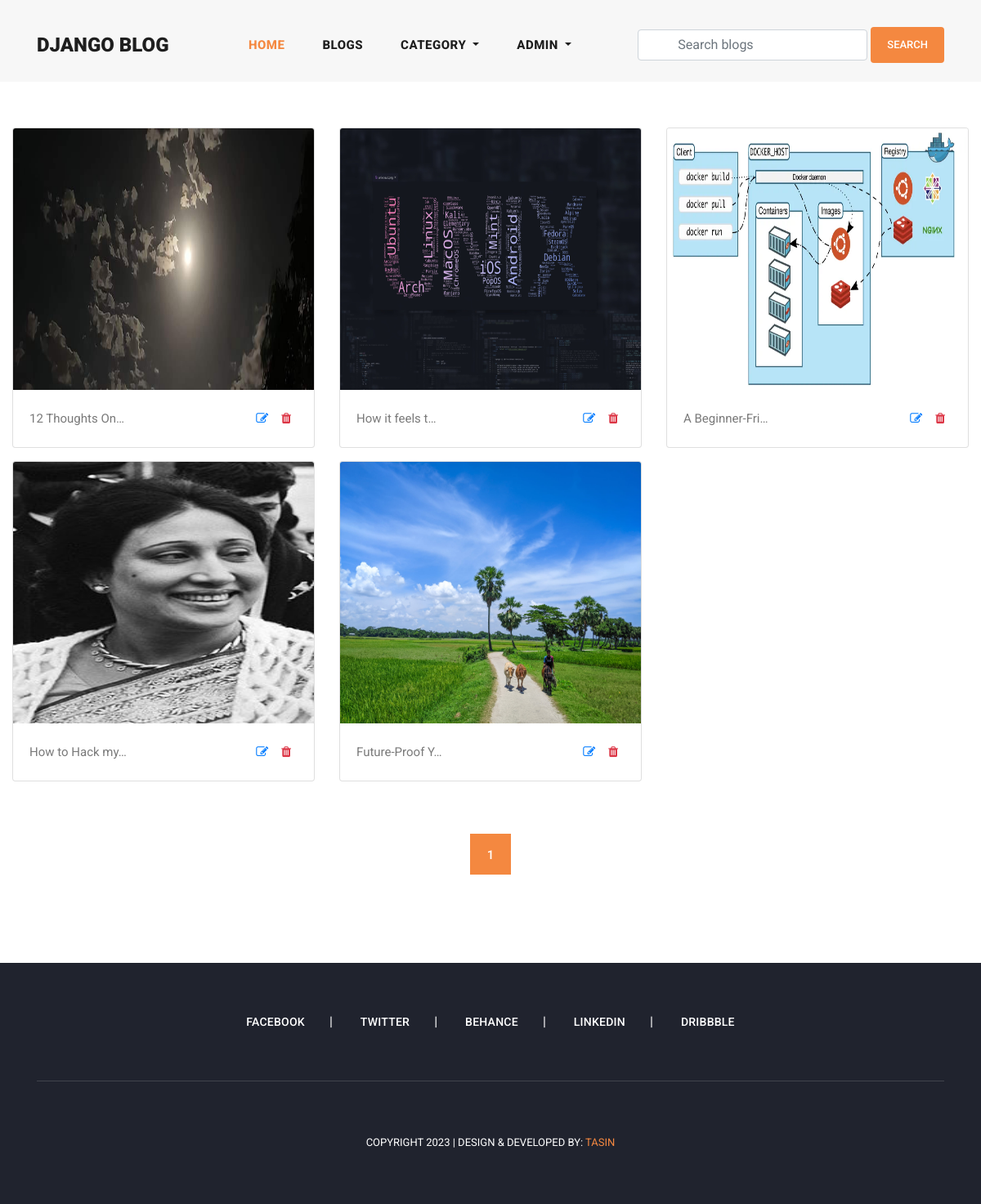
Page /my_blogs/ (signed in) on the committed database.
### user_profile/models.py (models this page shows, shortened)
class User(AbstractUser):
    email = models.EmailField(
        max_length=150,
        unique=True,
        error_messages={
            "unique": "The email must be unique"
        }
    )
    profile_image = models.ImageField(
        null=True,
        blank=True,
        upload_to="profile_images"
    )
    followers = models.ManyToManyField("Follow")
    REQUIRED_FIELDS = ["email"]
    objects = CustomUserManager()

### blog/models.py (models this page shows, shortened)
class Blog(models.Model):
    user = models.ForeignKey(
        User,
        related_name='user_blogs',
        on_delete=models.CASCADE
    )
    category = models.ForeignKey(
        Category,
        related_name='category_blogs',
        on_delete=models.CASCADE
    )
    tags = models.ManyToManyField(
        Tag,
        related_name='tag_blogs',
        blank=True
    )
    likes = models.ManyToManyField(
        User,
        related_name='user_likes',
        blank=True
    )
    title = models.CharField(
        max_length=250
    )
    slug = models.SlugField(null=True, blank=True)
    banner = models.ImageField(upload_to='blog_banners')
    description = RichTextField()
    created_date = models.DateField(auto_now_add=True)
    is_premium = models.BooleanField(default=False)

### blog/views.py (the view, shortened to what this page needs)
# urls.py: path('my_blogs/', my_blogs, name='my_blogs'),
@login_required(login_url='login')
def my_blogs(request):
    queryset = request.user.user_blogs.all()
    page = request.GET.get('page', 1)
    paginator = Paginator(queryset, 6)
    delete = request.GET.get('delete', None)
    try:
        blogs = paginator.page(page)
    except EmptyPage:
        blogs = paginator.page(1)
    except PageNotAnInteger:
        blogs = paginator.page(1)
        return redirect('blogs')
    context = {
        "blogs": blogs,
        "paginator": paginator
    }
    return render(request, 'my_blogs.html', context)

### blog/context_processors.py (called while the page is built)
def get_all_categories(request):
    categories = Category.objects.all()
    context = {
        "categories": categories
    }
    return context

### user_profile/context_processors.py (called while the page is built)
def user_notifications(request):
    context = {}
    if request.user.is_authenticated:
        notifications = Notificaiton.objects.filter(
            user=request.user
        ).order_by('-created_date')
        unseen = notifications.exclude(is_seen=True)
        context['notifications'] = notifications
        context['unseen'] = unseen.count()
    return context

### templates/my_blogs.html (shortened to what this page needs)
{% extends 'base.html' %}
{% load static %}
{% block content %}
<section class="my-blogs">
    <div class="container-fluid">
        <div class="row py-5">
          {% for blog in blogs %}
            <div class="col-md-4 my-2">
                <div class="card">
                    <img class="card-img-top img-fluid" style="width: 100%; height: 320px;" src="{{blog.banner.url}}" alt="Card image cap">
                    <div class="card-body">
                      <p class="card-text d-flex flex-row">
                        {{blog.title|truncatechars:15}}
                        <a class="px-2 ml-auto" href="{% url 'update_blog' blog.slug %}">
                          <i class="fa fa-edit"></i>
                        </a>
                        <a class="px-2" href="?delete={{blog.pk}}">
                          <i class="fa fa-trash text-danger"></i>
                        </a>
                      </p>
                    </div>
                  </div>
            </div>
        {% endfor %}
        </div>
        <div class="row py-2 justify-content-center">
          <div class="col-md-8">
            {% include 'pagination.html' %}
          </div>
        </div>
    </div>
</section>
{% endblock content %}

### templates/header.html (shortened to what this page needs)
 <header class="">
    <nav class="navbar navbar-expand-lg">
      <div class="container">
        <a class="navbar-brand" href="{% url 'home' %}"><h2>Django Blog<em></em></h2></a>
        <div class="collapse navbar-collapse" id="navbarResponsive">
          <ul class="navbar-nav ml-auto">
            <li class="nav-item active">
              <a class="nav-link" href="{% url 'home' %}">Home
              </a>
            </li>
            <li class="nav-item">
              <a class="nav-link" href="{% url 'blogs' %}">Blogs</a>
            </li>
            <li class="nav-item dropdown">
              <a class="nav-link dropdown-toggle" href="#" id="navbarDropdown" role="button" data-toggle="dropdown" aria-haspopup="true" aria-expanded="false">
                Category
              </a>
            </li>
            {% if request.user.is_authenticated %}
            <li class="nav-item dropdown">
              <a class="nav-link dropdown-toggle" href="#" id="navbarDropdown" role="button" data-toggle="dropdown" aria-haspopup="true" aria-expanded="false">
                {{request.user.username}}
              </a>
            </li>
            {% else %}
            <li class="nav-item">
              <a class="nav-link" href="{% url 'login' %}">Login</a>
            </li>
            {% endif %}
          </ul>
          <form class="form-inline d-flex flex-nowrap my-2 ml-auto search-form" action="{% url 'search_blogs' %}" method="GET">
            <input class="form-control px-5" name="search" type="text" placeholder="Search blogs" required>
            <button class="btn btn-primary ml-1">Search</button>
          </form>
        </div>
      </div>
    </nav>
  </header>

### assets/css/templatemo-stand-blog.css (style rules this page uses)
body { font-family: 'Roboto', sans-serif; overflow-x: hidden; text-rendering: optimizeLegibility; -webkit-font-smoothing: antialiased; -moz-osx-font-smoothing: grayscale; }
p { margin-bottom: 0px; font-size: 15px; font-weight: 400; color: #7a7a7a; line-height: 30px; }
a { text-decoration: none!important; }
ul { padding: 0; margin: 0; list-style: none; }
h1,h2,h3,h4,h5,h6 { margin: 0px; }
header { z-index: 99999; width: 100%; height: 100px; background-color: #f7f7f7; -webkit-transition: all 0.3s ease-in-out 0s; -moz-transition: all 0.3s ease-in-out 0s; -o-transition: all 0.3s ease-in-out 0s; transition: all 0.3s ease-in-out 0s; }
header .navbar { padding: 25px 0px; }
.navbar .navbar-brand { float: left; margin-top: -12px; outline: none; }
.navbar .navbar-brand h2 { color: #1e1e1e; text-transform: uppercase; font-size: 24px; font-weight: 900; -webkit-transition: all .3s ease 0s; -moz-transition: all .3s ease 0s; -o-transition: all .3s ease 0s; transition: all .3s ease 0s; }
#navbarResponsive { z-index: 999; }
.navbar-collapse { text-align: center; }
.navbar .navbar-nav .nav-item { margin: 0px 15px; }
.navbar .navbar-nav a.nav-link { text-transform: capitalize; font-size: 15px; font-weight: 800; text-transform: uppercase; letter-spacing: 0.5px; color: #1e1e1e; transition: all 0.3s; }
.navbar .navbar-nav .nav-link:hover, .navbar .navbar-nav .active>.nav-link, .navbar .navbar-nav .nav-link.active, .navbar .navbar-nav .nav-link.show, .navbar .navbar-nav .show>.nav-link { color: #f48840; }

### assets/css/main.css (style rules this page uses)
.btn-primary { display: inline-block; background-color: #f48840; color: #fff; font-size: 13px; font-weight: 500; padding: 12px 20px; text-transform: uppercase; transition: all .3s; border: none; outline: none; }
input, textarea { text-transform: none !important; }

### rows in the picture
User: user.username "ADMIN"
Blog: banner (picture), title "12 Thoughts On…"
Blog: banner (picture), title "How it feels t…"
Blog: banner (picture), title "A Beginner-Fri…"
Blog: banner (picture), title "How to Hack my…"
Blog: banner (picture), title "Future-Proof Y…"

### other values in the picture
{{ page }} "1"
